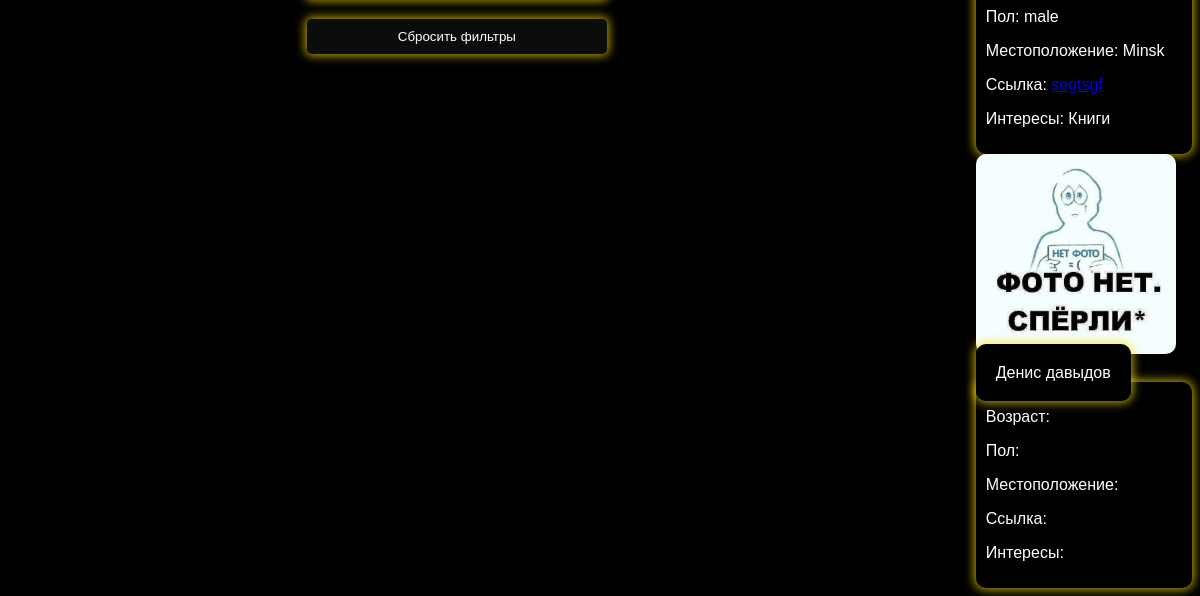
The app's page /profile_list (lower part), older data.
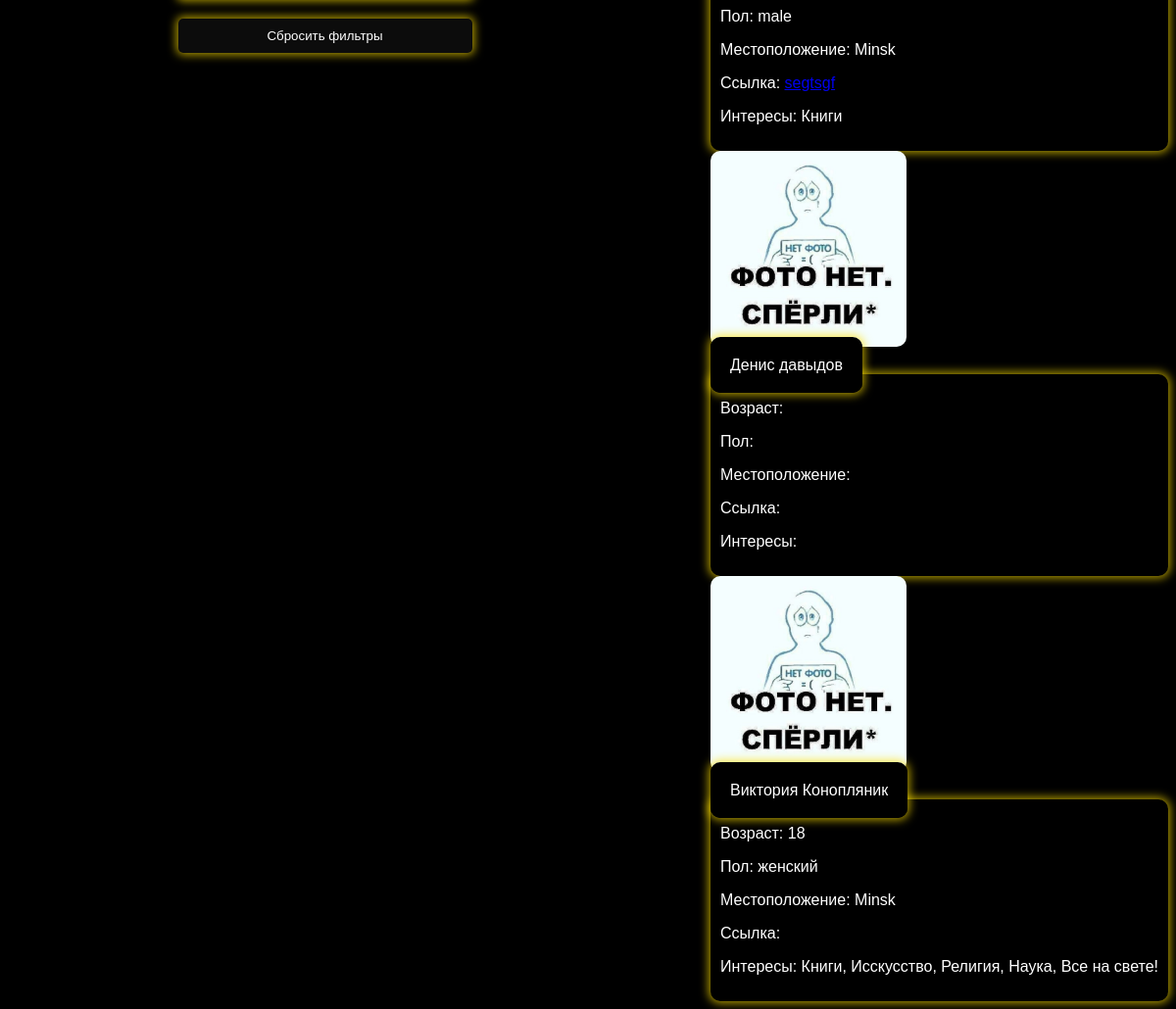
The same page, newer data.
### main/models.py (models this page shows, shortened)
class Profile(models.Model):
    firstname = models.CharField(max_length=255)
    lastname = models.TextField()
    age = models.IntegerField(null=True, blank=True)
    gender = models.CharField(max_length=50)
    location = models.CharField(max_length=255)
    link = models.TextField()
    settings = models.CharField(max_length=255)
    age = models.IntegerField(blank=True, null=True)  # Необязательное поле
    gender = models.CharField(max_length=50, blank=True, null=True)  # Необязательное поле
    location = models.CharField(max_length=255, blank=True, null=True)  # Необязательное поле
    link = models.TextField(blank=True, null=True)  # Необязательное поле
    settings = models.CharField(max_length=255, blank=True, null=True)  # Необязательное поле
    user = models.OneToOneField(User, on_delete=models.CASCADE)
    privacy = models.ForeignKey(PrivacyLevel, on_delete=models.SET_NULL, null=True, default=get_default_privacy_level)
    interests = models.ManyToManyField(Interest, blank=True)  # Необязательное поле

class Interest(models.Model):
    name = models.CharField(max_length=255)
    def __str__(self):
        return self.name

### main/views.py (the view)
# urls.py: path('profile_list', cache_page(60*15)(views.profile_list), name='profile_list'),
def profile_list(request):
    profile_filter = ProfileFilter(request.GET,
                                   queryset=Profile.objects.select_related('user').prefetch_related('media_files'))
    profile_items = profile_filter.qs
    avatar_items = Mediafile.objects.filter(file_type='avatar', profile__in=profile_items)
    avatars = {avatar.profile.id: avatar for avatar in avatar_items}
    context = {
        'profile_items': profile_items,
        'avatars': avatars,
        'profile_filter': profile_filter,
    }
    return render(request, 'main/profile_list.html', context)

### main/templatetags/custom_filters.py (called while the page is built)
@register.filter
def get_item(dictionary, key):
    return dictionary.get(key)

### main/templates/main/profile_list.html (shortened to what this page needs)
{% extends 'main/layout.html' %}
{% load static %}
{% load custom_filters %}
{% block content %}
<div class="news-detail-container">
    <div class="filters-list">
        <form method="get" action="{% url 'profile_list' %}" class="filter-form">
            <button class="btn-filter-list add-font"> <a href="{% url 'profile_list' %}" class="no-markers add-color" >Сбросить фильтры</a></button>
        </form>
    </div>
   <div class="profile-list-container">
       <div class="profile-detail-content2">
        {% for profile in profile_items %}
            <section class="profile-detail-content2">
               <div class="profile-detail-left2">
                    {% with avatars|get_item:profile.id as avatar %}
                        {% if avatar %}
                            <a href="{% url 'profile' profile.user.username %}">
                                <img src="{{ avatar.file.url }}" alt="Avatar of {{ profile.firstname }}" class="news-inner-image">
                            </a>
                        {% else %}
                            <a href="{% url 'profile' profile.user.username %}">
                                <img src="{% static 'images/nophoto.jpg' %}" alt="No Avatar" class="news-inner-image">
                            </a>
                        {% endif %}
                    {% endwith %}
                   <div class="profile-detail-left2">
                        <a class="profile-name add-color add-bg" href="{% url 'profile' profile.user.username %}">
                            {{ profile.firstname }} {{ profile.lastname }}
                        </a>
                    </div>
                </div>
                <div class="profile-detail-right2 profile-detail-text add-color">
                     <p>Возраст: {% if profile.age %}{{ profile.age }}{% endif %}</p>
                     <p>Пол: {% if profile.gender %}{{ profile.gender }}{% endif %}</p>
                    <p>Местоположение: {% if profile.location %}{{ profile.location }}{% endif %}</p>
                    <p>Ссылка: {% if profile.link %}<a href="{{ profile.link }}">{{ profile.link }}</a>{% endif %}</p>
                    <p>Интересы: {% if profile.interests.all %}{{ profile.interests.all|join:", " }}{% endif %}</p>
                </div>
            </section>
        {% endfor %}
    </div>
</div>
</div>
{% endblock %}

Row changes from the older to the newer data that the page shows:
added Profile: firstname "Виктория", lastname "Конопляник", age "18", gender "женский", location "Minsk", interests.all "Книги, Исскусство, Религия, Наука, Все на свете!"
